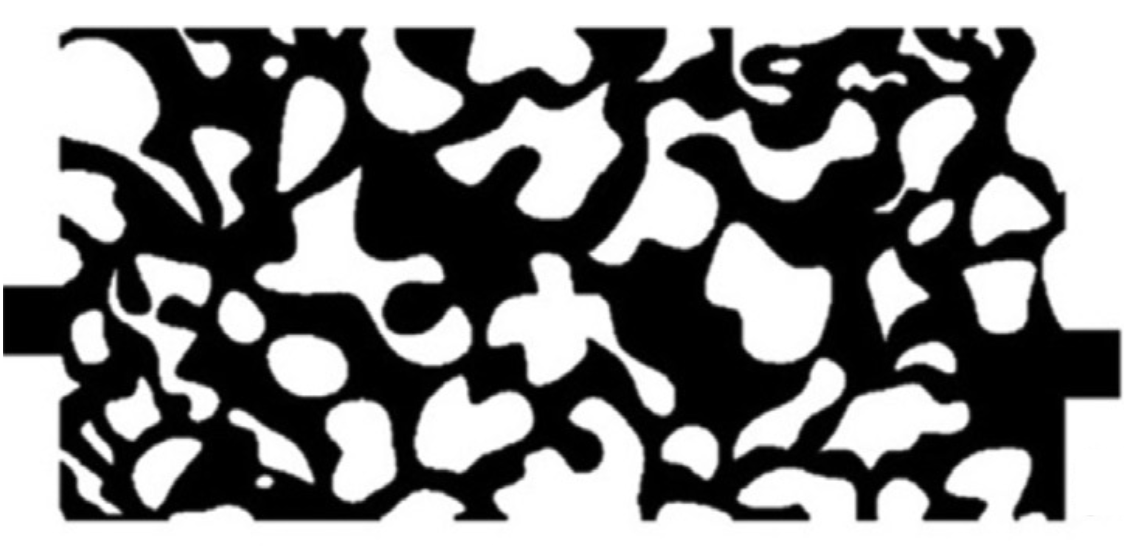
%> input picture InterfaceTracking_demo/porousMedia/Ju2020_berea_sandstone.png, 1124 x 554 px
$ octave main_demo.m   (GNU Octave 9; MATLAB toolbox functions it lacks are replaced by stand-ins)
%> lines starting %> are read from the running program, lines starting %| are printed output that depends on the picture; in (x1, y1, x2, y2) boxes, pixels count from 0 and x2, y2 are one past the last pixel; in counts of white or black regions, pixels touching at a corner belong together; the program's own positions count from 1
### InterfaceTracking_demo/readPorousMedium.m
function d = readPorousMedium(file_name,mesh_size,CA)
%> called with file_name = 'porousMedia/Ju2020_berea_sandstone.png', mesh_size = 8, CA = 45
    I_raw = imread(file_name);
%> I_raw is the input picture: size 554x1124x3 uint8; min 0, max 255, mean 134.9
    if length(size(I_raw)) == 3 % color picture
        I = imbinarize(rgb2gray(I_raw));
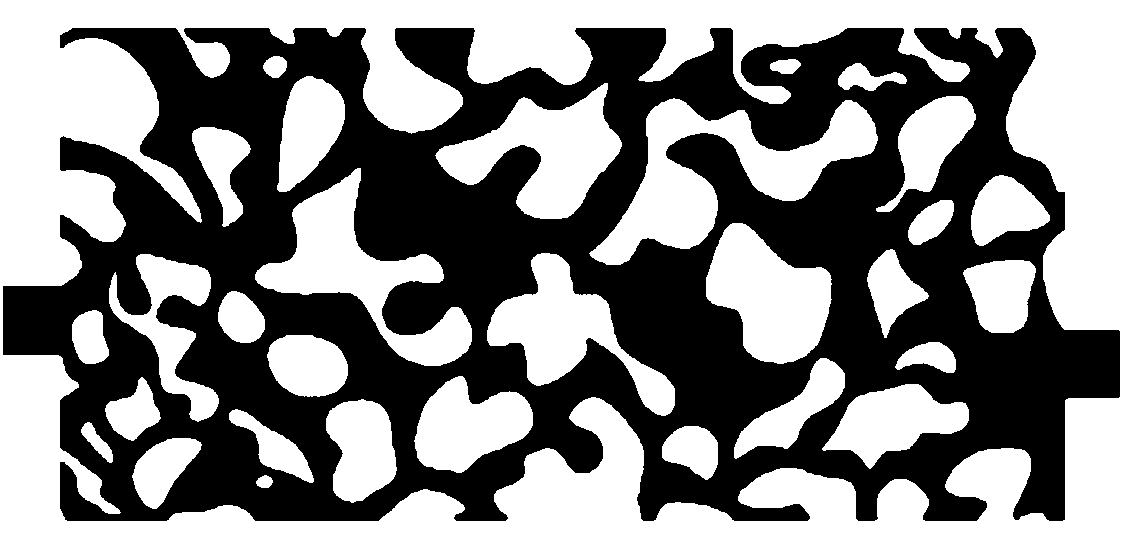
%> I: size 554x1124 logical; 52.7% white; 1 black region, box (x1, y1, x2, y2) and area: (3, 28, 1120, 521) 294297
    else % gray or binanry
        if max(max(I_raw)) == 1 % binary
            I = I_raw;
        else
            I = imbinarize(I_raw);
        end
    end
    I_label = bwlabel(I);
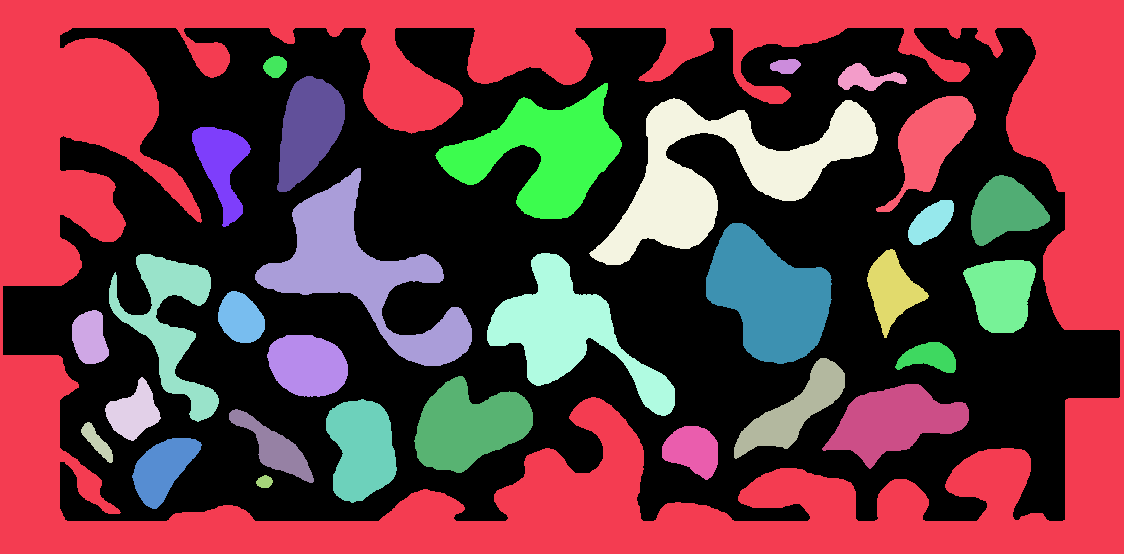
%> I_label: size 554x1124 double; 32 distinct labels, from 0 to 31; one colour per label, 0 black

    edges_raw_map = struct();
    edges_raw = struct();
    edges_mesh = struct();
    mesh_v = [];

    for i = 1:max(I_label,[],'all')
        %% edge bw map
        edge_ = edge(I_label==i);
        edge_sum = conv2(edge_,[0 1 0;1 1 1;0 1 0],'same');
        edge_(edge_sum==4) = 0;
        edges_raw_map.(sprintf("g%.0f",i)) = edge_;

        %% edge [x, y] coords
        [x,y] = find(edges_raw_map.(sprintf("g%.0f",i))==1);
        [sorted,~,cut_]=sortsnake([x,y],[x(1) y(1)]);
        x = sorted(cut_,1); y = sorted(cut_,2);
        edges_raw.(sprintf("g%.0f",i)) = sorted(cut_,:);


        %% mesh edge (averaging)
        x_m = [];y_m = [];
        for j = 1:mesh_size:length(x)
            x_m = [x_m;mean(x(j:min(j+mesh_size,length(x))))];
            y_m = [y_m;mean(y(j:min(j+mesh_size,length(x))))];
        end

        sorted_xym = makeSnakeCounterClockwise([x_m, y_m]);
        if i == 1 % clockwise for the surrounding grain
            sorted_xym = flip(sorted_xym);
        end
        x_m = sorted_xym(:,1); y_m = sorted_xym(:,2);
        edges_mesh.(sprintf("g%.0f",i)) = [x_m, y_m];
        mesh_v = [mesh_v;x_m,y_m,i*ones(length(x_m),1), [mod(-1:length(x_m)-2,length(x_m))+1]'+size(mesh_v,1),[mod(1:length(x_m),length(x_m))+1]'+size(mesh_v,1)];

    end
%> this loop made 31 passes
%> (N in sortsnake, xy_mean in makeSnakeCounterClockwise, start_ind in makeSnakeCounterClockwise, next_ind in makeSnakeCounterClockwise) on passes 1, 14, 16: (3699, 145.5, 1, 1), (231, 231.5, 1, 1), (303, 426, 1, 1)
%> (N in sortsnake, xy_mean in makeSnakeCounterClockwise, start_ind in makeSnakeCounterClockwise, xy_xmin in makeSnakeCounterClockwise, next_ind in makeSnakeCounterClockwise, xy_next in makeSnakeCounterClockwise) on passes 8, 9, 18, 21, 22, 24: (138, [303 242.8], 3, [296.1 226.3], 4, [292 233.9]), (235, [449.5 278.9], 1, [412.3 231.6], 2, [410.1 237.8]), (548, [292.1 517.9], 13, [258 534.4], 14, [254.2 540.5]), (340, [249 717.9], 8, [229.3 726.2], 9, [225.2 730.8]), (282, [398.4 788.6], 4, [426.3 748], 5, [422.2 752.3]), (297, [419.3 844.1], 9, [402.8 851.8], 10, [398.6 856.4])
%> pass 1, in readPorousMedium, `edge_ = edge(I_label==i);`:
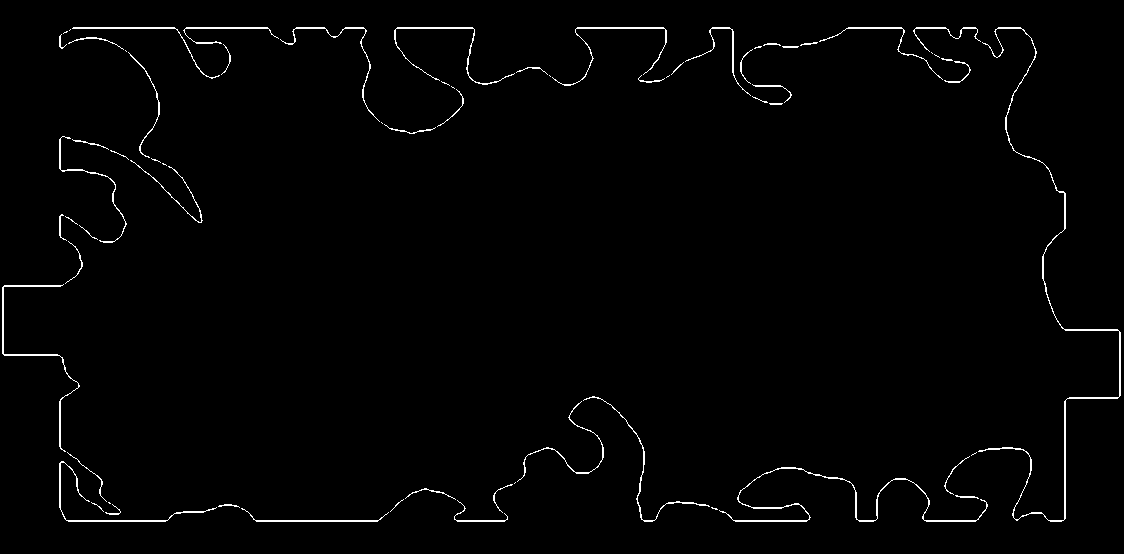
%> edge_: size 554x1124 logical; 1.4% white in thin lines or dots, all inside (x1, y1, x2, y2) = (2, 27, 1121, 522)
%> pass 1, in readPorousMedium, `edge_sum = conv2(edge_,[0 1 0;1 1 1;0 1 0],'same');`:
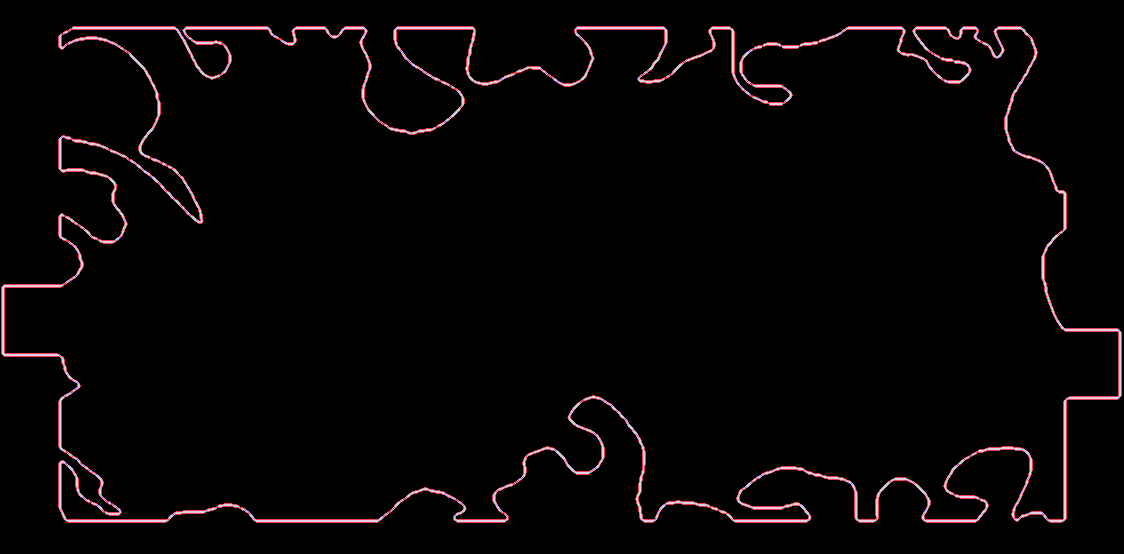
%> edge_sum: size 554x1124 double; 5 distinct labels, from 0 to 4; one colour per label, 0 black
%> pass 2, in readPorousMedium, `edge_ = edge(I_label==i);`:
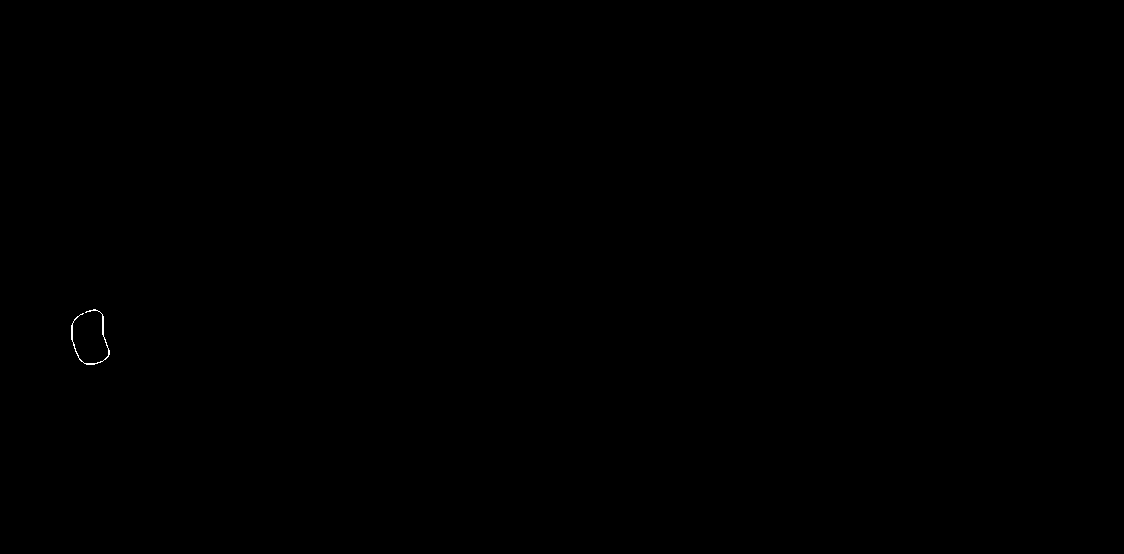
%> edge_: size 554x1124 logical; 0.03% white in thin lines or dots, all inside (x1, y1, x2, y2) = (71, 309, 110, 365)
%> after the loop:
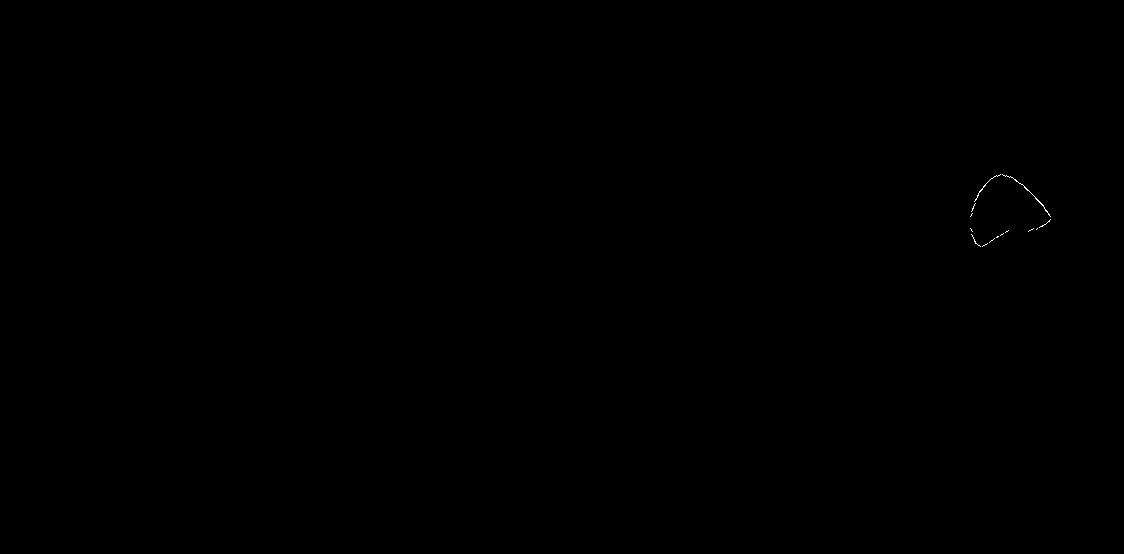
%> edge_: size 554x1124 logical; 0.03% white in thin lines or dots, all inside (x1, y1, x2, y2) = (970, 174, 1051, 247)
%> after the loop, edges_raw = {g1 [288 3 287 4 286 5]}; mesh_v = 305 rows, first 8: [4 287 1 1 1; 313.8 101.2 2 6 3; 311 93.33 2 2 4; 313.3 85.44 2 3 5; 317.1 78.67 2 4 6; 322.2 74.22 2 5 2; 434.6 82.78 3 19 8; 439.7 87 3 7 9]

    %% calculate corner angle
    corner_angle = nan(size(mesh_v,1),1);
    for i = 1:size(mesh_v,1)
        p1 = mesh_v(mesh_v(i,4),1:2);
        p2 = mesh_v(mesh_v(i,5),1:2);
        pc = mesh_v(i,1:2);

        corner_angle(i) = calAngleWith3Coords(p2,p1,pc);

    end
%> this loop made 305 passes
%> (p1, p2, pc, v1 in calAngleWith3Coords, v2 in calAngleWith3Coords, angle1 in calAngleWith3Coords, angle2 in calAngleWith3Coords, angle in calAngleWith3Coords) on passes 2 to 4: ([322.2 74.22], [311 93.33], [313.8 101.2], [-2.75 -7.92], [8.47 -27.03], -109.2, -72.6, 36.56), ([313.8 101.2], [313.3 85.44], [311 93.33], [2.33 -7.89], [2.75 7.92], -73.52, 70.84, 144.4), ([311 93.33], [317.1 78.67], [313.3 85.44], [3.78 -6.78], [-2.33 7.89], -60.87, 106.5, 167.3)

    %% output geometry
    d = struct();
    d.v = mesh_v(:,1:2);
    d.g_ind = mesh_v(:,3);
    d.v_adj_ind = mesh_v(:,4:5);
    d.corner_angle = corner_angle;
    d.CA = CA;
    d.crit_angle = CA + 180 - corner_angle;
    d.mesh_size = mesh_size;

### InterfaceTracking_demo/sortsnake.m
function [sorted,index_trace,indexcut]=sortsnake(trace,P0)
%function that sorts all coordinates to by starting at at specified point
%P0. Output sorted is [P0;P1;P2;...Pi] where P0 is specified starting point
%P1 is the point in trace closest to P0, P2 is the point in trace exluding
%P0, Pi is the point in trace closest to Pi-1 excluding P1:Pi-2.
% This also means that if the data points forks the trace will choose one
% branch and avoid the other. When reaching the end of the chosen branch
% the boundary will jump to the other branch. If this happens the script will stop the
% boundary if the jump is more than 5 pixels.
% Input
%     trace:        a list of points to be sorted in [row,col] coordinates
%     P0:           the starting coordinate in [col,row]
% Output
%     sorted:       Sorted version of trace
%     index_trace:  logic vector that ensures sorted=trace(index_trace,:)
%     indexcut:     logic vector that cuts of secondary branches.
%


%data=[flip(P0);trace];
data=[P0;trace];
dist = pdist2(data,data);

N = size(data,1);

indexcut=ones(1,N-1);
result = NaN(1,N);
result(1) = 1; % first point is first row in data matrix

for ii=2:N
    dist(:,result(ii-1)) = Inf;
    [mindist, closest_idx] = min(dist(result(ii-1),:));
        result(ii) = closest_idx;
        if mindist>5
            indexcut(ii-1:end)=0;
        end
end
result(1)=[];
result=result-1;
sorted=trace(result',:);
indexcut=indexcut==1;
index_trace=result;

### InterfaceTracking_demo/makeSnakeCounterClockwise.m
function sorted_xy = makeSnakeCounterClockwise(sorted_xy)
% point 1: center of grain
xy_mean = mean(sorted_xy);

% poinnt c: vertice with minimum x+y
start_ind = find(sum(sorted_xy,2)==min(sum(sorted_xy,2)));
xy_xmin = sorted_xy(start_ind,:);

% point 2: next vertice
next_ind = mod(start_ind,size(sorted_xy,1))+1;
xy_next = sorted_xy(next_ind,:);

angle = calAngleWith3Coords(xy_xmin,xy_next,xy_mean);
if angle > 180
    previous_ind = mod(start_ind-2,size(sorted_xy,1))+1;
    xy_previous =  sorted_xy(previous_ind,:);
    angle_previous = calAngleWith3Coords(xy_xmin,xy_previous,xy_mean);
    if angle_previous > 180
        if xy_previous(1)-xy_previous(2) > xy_next(1)-xy_next(2)
            sorted_xy = flip(sorted_xy);
        end
    else
        sorted_xy = flip(sorted_xy);
    end
end

### InterfaceTracking_demo/calAngleWith3Coords.m
function angle = calAngleWith3Coords(xy1,xy2,xyc)
% give the angle made by xy1 and xy2 at xyc, measured counter-clockwise
% from xy1 to xy2

v1 = xy1-xyc;
v2 = xy2-xyc;

angle1 = atan2d(v1(:,2),v1(:,1));
angle2 = atan2d(v2(:,2),v2(:,1));
angle = mod(angle2 - angle1,360);

### InterfaceTracking_demo/initialMenisci.m
function d = initialMenisci(d,direction,x1,x2)
%> called with direction = 'y', x1 = 30, x2 = 1100

d.v_sub = zeros(size(d.v,1),1);
d.menisci_ind = [];  % meniscus index (n by 1)
d.menisci_trapped = [];  % meniscus status (n by 1)
d.menisci_trapped_P = []; % pressure at trapping; (n by 1);
d.Pc_unpin = [];     % unpin pressure (n by 2) at left and right triple point
d.Pc_unpin_ind = []; % unpin index (n by 2) at left and right triple point
d.Pc_TS = [];        % touch solid pressure (n by 1)
d.Pc_TS_ind = [];    % touch solid index (n by 1)
d.Pc_burst = [];     % whether unpin or TS takes place after burst pressure
d.L = [];            % throat size (n by 1)
d.i = 0;             % iteration
d.P_hist = [];       % Pc history
% d.event_burst = 0;
% d.event_TS = 0;
% d.event_overlap = 0;
d.event_burst = [];
d.event_TS = [];
d.event_overlap = [];

if direction == "x"
    % not checked
    d.v_sub(d.v(:,1)<x1)=1;
    d.v_sub(d.v(:,1)>x2)=2;

    left_ind = find(d.v_sub==1,1,'last');
    right_ind = find(d.v_sub==1,1);

    d = addMeniscus(d,[left_ind,right_ind]);

elseif direction == "y"
    % label vertice status
    d.v_sub(d.v(:,2)<x1)=1; % inlet (zero for dry)

    if length(x2) == 1
        d.v_sub(d.v(:,2)>x2)=2; % outlet
    elseif length(x2) == 3
        % left right top
        d.v_sub(d.v(:,1)<x2(1))=2;
        d.v_sub(d.v(:,1)>x2(2))=2;
        d.v_sub(d.v(:,2)>x2(3))=2;
    end

    % create initial meniscus, & calculate critical Pc at the same time
    sub_ind = find(d.v_sub==1);
    left_ind = sub_ind(d.v(sub_ind,1)==min(d.v(sub_ind,1)));
    left_ind = left_ind(d.v(left_ind,2) == max(d.v(left_ind,2)));

    right_ind = sub_ind(d.v(sub_ind,1)==max(d.v(sub_ind,1)));
    right_ind = right_ind(d.v(right_ind,2) == max(d.v(right_ind,2)));

    if left_ind > right_ind
        d.v_sub(right_ind:left_ind) = 1;
    else
        d.v_sub(right_ind:sum(d.g_ind==1)) = 1;
        d.v_sub(1:left_ind) = 1;
    end
    while d.v_sub(d.v_adj_ind(left_ind,2)) == 1
        left_ind = d.v_adj_ind(left_ind,2);
    end
%> this loop made 0 passes
	while d.v_sub(d.v_adj_ind(right_ind,1)) == 1
        right_ind = d.v_adj_ind(right_ind,1);
    end

    d = addMeniscus(d,[left_ind,right_ind]);
else
    erorr('enter "x" or "y"');
end


### InterfaceTracking_demo/addMeniscus.m
function d = addMeniscus(d,meniscus_ind)

    %% add meniscus index
    d.menisci_ind = [d.menisci_ind;meniscus_ind];
    d.menisci_trapped = [d.menisci_trapped;0];
    d.menisci_trapped_P = [d.menisci_trapped_P; nan]; % pressure at trapping; (n by 1);

    %% add throat size
%> the run ends on the next line
    L_ = norm(d.v(meniscus_ind(1),:)-d.v(meniscus_ind(2),:));
    d.L = [d.L;L_];

    %% assume burst case happens
    d.Pc_burst = [d.Pc_burst;0 0 0];  % unpin left, unpin right, TS. assume pre-burst

    %% update critical unpin pressure
    d = update_unpin(d);

    %% update critical touch solid pressure
    d = update_TS(d);
% end

### InterfaceTracking_demo/main_demo.m
clear all;

%% input
plot_interval = 100; % plotting interval
CA = 45; % contact angle

%% initialization - read porous media and initialize menisci
% option 1: porous media directly from an image
mesh_size = 8;
file_name = "porousMedia/Ju2020_berea_sandstone.png";
d = readPorousMedium(file_name,mesh_size,CA);
d = initialMenisci(d,"y",30,1100); % Ju2020
